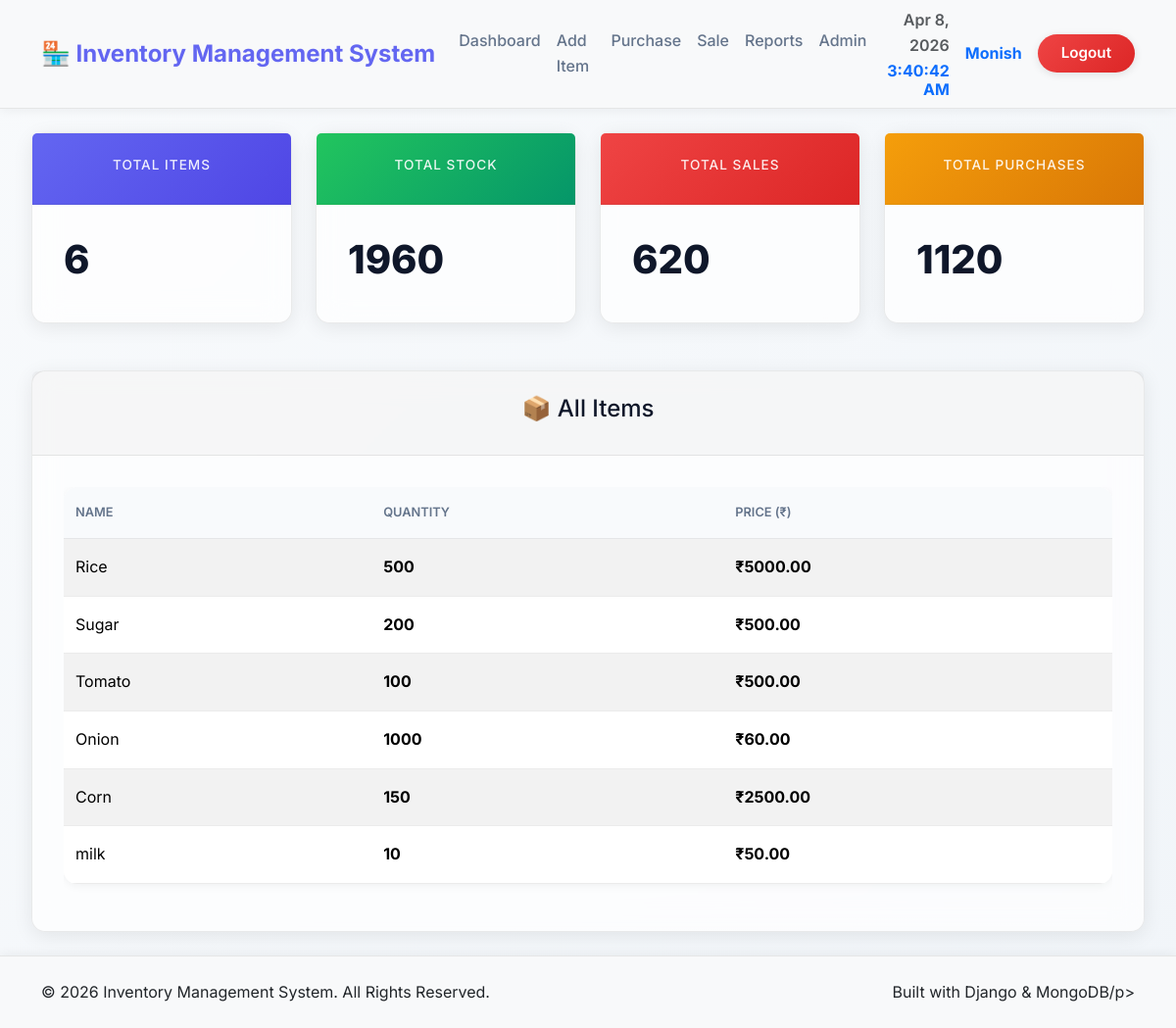
Screenshot of / (signed in) with the database file from the repository.
### inventory/models.py (models this page shows, shortened)
class Item(models.Model):
    name = models.CharField(max_length=100)
    quantity = models.IntegerField(default=0)
    price = models.DecimalField(max_digits=10, decimal_places=2)

### inventory/views.py (the view)
# urls.py: path('', views.home, name='home'),
@login_required
def home(request):
    items = Item.objects.all()
    total_items = items.count()
    total_stock = items.aggregate(Sum('quantity'))['quantity__sum'] or 0
    total_sales = Sale.objects.aggregate(Sum('quantity'))['quantity__sum'] or 0
    total_purchases = Purchase.objects.aggregate(Sum('quantity'))['quantity__sum'] or 0
    low_stock = items.filter(quantity__lt=10)
    current_time = datetime.now().strftime('%Y-%m-%d %H:%M:%S')
    context = {
        'items': items,
        'total_items': total_items,
        'total_stock': total_stock,
        'total_sales': total_sales,
        'total_purchases': total_purchases,
        'low_stock': low_stock,
        'current_time': current_time,
    }
    return render(request, 'home.html', context)

### inventory/templates/home.html (shortened to what this page needs)
{% extends 'base.html' %}
{% block content %}
    <div class="row g-4 mb-5">
    <div class="col-lg-3 col-md-6">
        <div class="metric-card card">
            <div class="card-header metric-header-items">
                <h5>Total Items</h5>
            </div>
            <div class="card-body">
                <h2>{{ total_items }}</h2>
            </div>
        </div>
    </div>
    <div class="col-lg-3 col-md-6">
        <div class="metric-card card">
            <div class="card-header metric-header-stock">
                <h5>Total Stock</h5>
            </div>
            <div class="card-body">
                <h2>{{ total_stock }}</h2>
            </div>
        </div>
    </div>
    <div class="col-lg-3 col-md-6">
        <div class="metric-card card">
            <div class="card-header metric-header-sales">
                <h5>Total Sales</h5>
            </div>
            <div class="card-body">
                <h2>{{ total_sales }}</h2>
            </div>
        </div>
    </div>
    <div class="col-lg-3 col-md-6">
        <div class="metric-card card">
            <div class="card-header metric-header-purchases">
                <h5>Total Purchases</h5>
            </div>
            <div class="card-body">
                <h2>{{ total_purchases }}</h2>
            </div>
        </div>
    </div>
</div>
<div class="card">
    <div class="card-header">
        <h4>📦 All Items</h4>
    </div>
    <div class="card-body">
        <div class="table-responsive">
            <table class="table table-striped">
                <thead>
                    <tr>
                        <th>Name</th>
                        <th>Quantity</th>
                        <th>Price (₹)</th>
                    </tr>
                </thead>
                <tbody>
                    {% for item in items %}
                    <tr {% if item.quantity < 10 %}class="table-danger"{% endif %}>
                        <td>{{ item.name }}</td>
                        <td>
                            <strong>{{ item.quantity }}</strong>
                        </td>
                        <td><strong>₹{{ item.price|floatformat:2 }}</strong></td>
                    </tr>
                    {% endfor %}
                </tbody>
            </table>
        </div>
    </div>
</div>
{% endblock %}

### inventory/templates/base.html (shortened to what this page needs)
{% load static %}
<!DOCTYPE html>
<html lang="en">
<head
    <meta charset="UTF-8">
    <link href="https://cdn.jsdelivr.net/npm/bootstrap@5.3.3/dist/css/bootstrap.min.css" rel="stylesheet">
    <link rel="stylesheet" href="{% static 'css/style.css' %}">
</head>
<body>
    <nav class="navbar navbar-expand-lg navbar-light bg-light">
        <div class="container">
            <a class="navbar-brand" href="{% url 'inventory:home' %}">🏪 Inventory Management System</a>
            <div class="collapse navbar-collapse" id="navbarNav">
                <ul class="navbar-nav me-auto">
                    <li class="nav-item"><a class="nav-link" href="{% url 'inventory:home' %}">Dashboard</a></li>
                    <li class="nav-item"><a class="nav-link" href="{% url 'inventory:add_item' %}">Add Item</a></li>
                    <li class="nav-item"><a class="nav-link" href="{% url 'inventory:purchase_item' %}">Purchase</a></li>
                    <li class="nav-item"><a class="nav-link" href="{% url 'inventory:sale_item' %}">Sale</a></li>
                    <li class="nav-item"><a class="nav-link" href="{% url 'inventory:reports' %}">Reports</a></li>
                    <li class="nav-item"><a class="nav-link" href="/admin/">Admin</a></li>
                </ul>
                <ul class="navbar-nav ms-auto align-items-center">
                    <li class="nav-item me-lg-3">
                        <div class="text-end">
                            <div id="nav-date" class="fw-semibold text-muted fs-6 mb-1"></div>
                            <div class="d-flex align-items-baseline gap-1">
                                <span id="nav-time-ampm" class="h6 fw-bold text-primary mb-0"></span>
                            </div>
                        </div>
                    </li>
                    {% if user.is_authenticated %}
                    <li class="nav-item me-3">
                        <span class="navbar-text fw-bold text-primary fs-6">{{ user.username }}</span>
                    </li>
                    <li class="nav-item">
                        <a class="btn btn-danger rounded-pill px-4 py-2 text-white fw-semibold" href="{% url 'inventory:logout' %}">Logout</a>
                    </li>
                    {% else %}
                    <li class="nav-item">
                        <a class="btn btn-outline-primary rounded-pill px-4 py-2" href="{% url 'inventory:login' %}">Login</a>
                    </li>
                    {% endif %}
                </ul>
            </div>
        </div>
    </nav>
    <div class="container-fluid py-4 min-vh-100">
        {% block content %}{% endblock %}
    </div>
    <footer class="bg-light text-dark py-4">
        <div class="container">
            <div class="row">
                <div class="col-md-6">
                    <p class="mb-0">&copy; 2026 Inventory Management System. All Rights Reserved.</p>
                </div>
                <div class="col-md-6 text-md-end">
                    <p class="mb-0">Built with Django &AMP; MongoDB/p>
                </div>
            </div>
        </div>
    </footer>
</body>
</html>

### inventory/static/css/style.css (style rules this page uses)
:root { --bg-main: #f8fafc; --bg-card: rgba(255, 255, 255, 0.7); --bg-glass: rgba(255, 255, 255, 0.5); --primary: #6366f1; --primary-hover: #4f46e5; --success: #22c55e; --danger: #ef4444; --warning: #f59e0b; --text-main: #0f172a; --text-muted: #64748b; --border: rgba(0, 0, 0, 0.08); --radius: 14px; --transition: all 0.25s cubic-bezier(0.4, 0, 0.2, 1); }
body { background: linear-gradient(135deg, var(--bg-main), #f1f5f9); color: var(--text-main); font-family: 'Inter', 'Poppins', -apple-system, sans-serif; line-height: 1.6; }
.navbar { background: var(--bg-glass); backdrop-filter: blur(12px); border-bottom: 1px solid var(--border); box-shadow: 0 2px 10px rgba(0,0,0,0.05); }
.navbar-brand { font-weight: 700; color: var(--primary) !important; font-size: 1.5rem; }
.nav-link { color: var(--text-muted) !important; font-weight: 500; transition: var(--transition); }
.container-fluid { padding: 2rem; max-width: 1400px; margin: auto; }
.card { background: var(--bg-card); backdrop-filter: blur(14px); border: 1px solid var(--border); border-radius: var(--radius); transition: var(--transition); box-shadow: 0 4px 20px rgba(0,0,0,0.08); }
.card-header { border-bottom: 1px solid var(--border); font-weight: 600; text-align: center; padding: 1.5rem; color: var(--text-main); }
.card-body { padding: 2rem; }
.card h5 { color: var(--text-muted); font-size: 0.85rem; text-transform: uppercase; letter-spacing: 1px; }
.card h2 { font-size: 2.5rem; font-weight: 800; color: var(--text-main); }
.metric-header-stock { background: linear-gradient(135deg, var(--success), #059669) !important; color: white !important; }
.metric-header-sales { background: linear-gradient(135deg, var(--danger), #dc2626) !important; color: white !important; }
.metric-header-purchases { background: linear-gradient(135deg, var(--warning), #d97706) !important; color: white !important; }
.metric-header-items { background: linear-gradient(135deg, var(--primary), var(--primary-hover)) !important; color: white !important; }
.metric-header-stock h5, .metric-header-sales h5, .metric-header-purchases h5, .metric-header-items h5 { color: rgba(255,255,255,0.9) !important; }
.table { border-radius: var(--radius); overflow: hidden; background: white; box-shadow: 0 2px 10px rgba(0,0,0,0.05); }
.table th { background: #f8fafc; color: var(--text-muted); text-transform: uppercase; font-size: 0.8rem; font-weight: 600; padding: 1rem 0.75rem; border-color: var(--border); }
.table td { border-color: var(--border); padding: 1rem 0.75rem; }
.btn { border-radius: 12px; padding: 0.75rem 1.75rem; font-weight: 600; font-size: 0.95rem; transition: var(--transition); border: none; box-shadow: 0 2px 8px rgba(0,0,0,0.1); }
.btn-danger { background: linear-gradient(135deg, var(--danger), #dc2626); color: white; }
footer { background: var(--bg-glass); border-top: 1px solid var(--border); color: var(--text-muted); padding: 2.5rem 0; box-shadow: 0 -2px 10px rgba(0,0,0,0.05); }
.card { animation: fadeInUp 0.6s ease forwards; z-index: 10 !important; }
.container-fluid, .row, .card { position: relative; z-index: 1 !important; }

### rows the page displays
Item: name "Rice", quantity "500", price "5000.00"
Item: name "Sugar", quantity "200", price "500.00"
Item: name "Tomato", quantity "100", price "500.00"
Item: name "Onion", quantity "1000", price "60.00"
Item: name "Corn", quantity "150", price "2500.00"
Item: name "milk", quantity "10", price "50.00"

### other values shown
{{ user.username }} "Monish"
{{ total_items }} "6"
{{ total_stock }} "1960"
{{ total_sales }} "620"
{{ total_purchases }} "1120"
